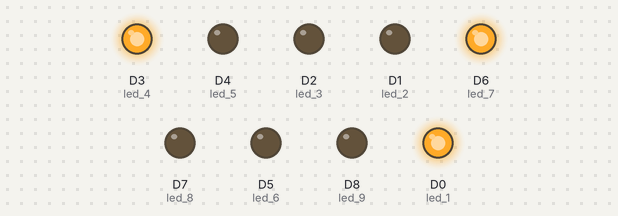
Recording of a sketch running on a simulated ESP8266 (NodeMCU). Shown: output pins drawn as LEDs (lit = HIGH).

Above: at 1.5 s.
At 4.0 s:
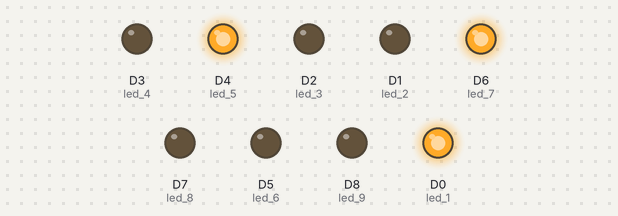
At 7.0 s:
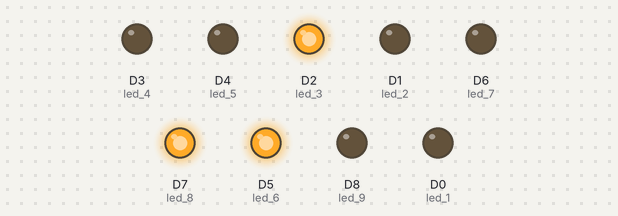
At 10.0 s:
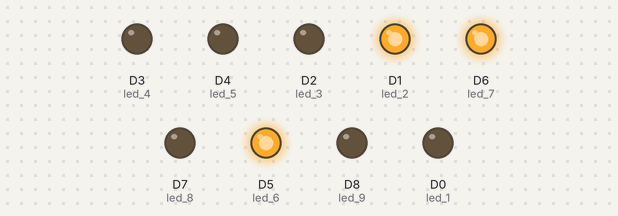
At 12.0 s:
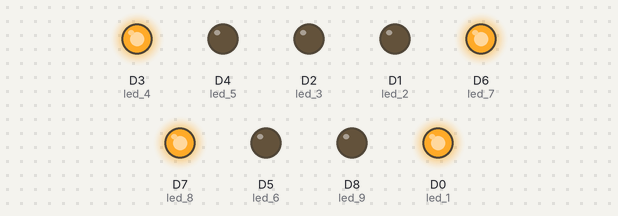
At 15.0 s:
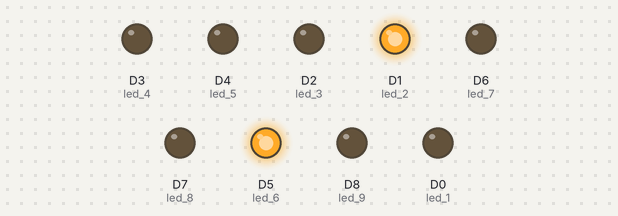
Timing chart, 0 to 19.6 s (numbered marks = the images above):
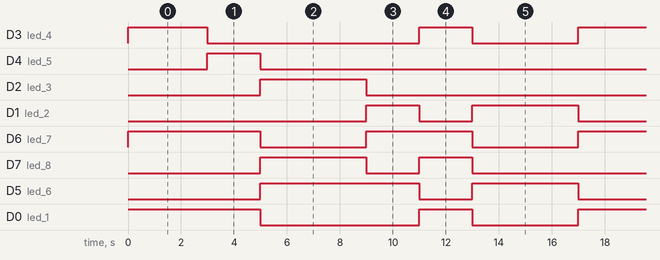

Measured:
- by itself, D3 (led_4): repeats every 17.0 s: LOW 8.0 s, HIGH 2.0 s, LOW 4.0 s, HIGH 3.0 s
- by itself, D4 (led_5): alternates HIGH for 2.0 s and LOW for 15.0 s
- by itself, D2 (led_3): alternates HIGH for 4.0 s and LOW for 13.0 s
- by itself, D1 (led_2): LOW → HIGH at 9.0 s, → LOW 2.0 s later, → HIGH 2.0 s later, → LOW 4.0 s later, … (8 changes in this stretch)
- by itself, D6 (led_7): repeats every 17.0 s: LOW 4.0 s, HIGH 4.0 s, LOW 4.0 s, HIGH 5.0 s
- by itself, D7 (led_8): LOW → HIGH at 5.0 s, → LOW 4.0 s later, → HIGH 2.0 s later, → LOW 2.0 s later, … (9 changes in this stretch)
- by itself, D5 (led_6): LOW → HIGH at 5.0 s, → LOW 6.0 s later, → HIGH 2.0 s later, → LOW 4.0 s later, … (9 changes in this stretch)
- by itself, D0 (led_1): repeats every 17.0 s: LOW 6.0 s, HIGH 2.0 s, LOW 4.0 s, HIGH 5.0 s

The sketch:

ANDRE_SINAL.ino
```cpp
#define led_1 D0 //verde direito
#define led_2 D1 //amarelo direito
#define led_3 D2 //vermelho direito
#define led_4 D3 //azul
#define led_5 D4 //azul
#define led_6 D5 //azul
#define led_7 D6 //azul
#define led_8 D7 //azul
#define led_9 D8
void setup()
{
  pinMode(led_1, OUTPUT);
  pinMode(led_2, OUTPUT);
  pinMode(led_3, OUTPUT);
  pinMode(led_4, OUTPUT);
  pinMode(led_5, OUTPUT);
  pinMode(led_6, OUTPUT);
  pinMode(led_7, OUTPUT);
  pinMode(led_8, OUTPUT);
  pinMode(led_9, OUTPUT);
}


void loop() {


  digitalWrite(led_1, HIGH);
  digitalWrite(led_2, LOW);
  digitalWrite(led_3, LOW);
  digitalWrite(led_4, HIGH);
  digitalWrite(led_5, LOW);
  digitalWrite(led_6, LOW);
  digitalWrite(led_7, HIGH);
  digitalWrite(led_8, LOW);
  digitalWrite(led_9, LOW);
  delay(3000);
  digitalWrite(led_1, HIGH);
  digitalWrite(led_2, LOW);
  digitalWrite(led_3, LOW);
  digitalWrite(led_4, LOW);
  digitalWrite(led_5, HIGH);
  digitalWrite(led_6, LOW);
  digitalWrite(led_7, HIGH);
  digitalWrite(led_8, LOW);
  digitalWrite(led_9, LOW);
  delay(2000);
  digitalWrite(led_1, LOW);
  digitalWrite(led_2, LOW);
  digitalWrite(led_3, HIGH);
  digitalWrite(led_4, LOW);
  digitalWrite(led_5, LOW);
  digitalWrite(led_6, HIGH);
  digitalWrite(led_7, LOW);
  digitalWrite(led_8, HIGH);
  digitalWrite(led_9, LOW);
  delay(2000);
  digitalWrite(led_1, LOW);
  digitalWrite(led_2, LOW);
  digitalWrite(led_3, HIGH);
  digitalWrite(led_4, LOW);
  digitalWrite(led_5, LOW);
  digitalWrite(led_6, HIGH);
  digitalWrite(led_7, LOW);
  digitalWrite(led_8, HIGH);
  digitalWrite(led_9, LOW);
  delay(2000);
  digitalWrite(led_1, LOW);
  digitalWrite(led_2, HIGH);
  digitalWrite(led_3, LOW);
  digitalWrite(led_4, LOW);
  digitalWrite(led_5, LOW);
  digitalWrite(led_6, HIGH);
  digitalWrite(led_7, HIGH);
  digitalWrite(led_8, LOW);
  digitalWrite(led_9, LOW);
  delay(2000);
  digitalWrite(led_1, HIGH);
  digitalWrite(led_2, LOW);
  digitalWrite(led_3, LOW);
  digitalWrite(led_4, HIGH);
  digitalWrite(led_5, LOW);
  digitalWrite(led_6, LOW);
  digitalWrite(led_7, HIGH);
  digitalWrite(led_8, HIGH);
  digitalWrite(led_9, LOW);
  delay(2000);
  digitalWrite(led_1, LOW);
  digitalWrite(led_2, HIGH);
  digitalWrite(led_3, LOW);
  digitalWrite(led_4, LOW);
  digitalWrite(led_5, LOW);
  digitalWrite(led_6, HIGH);
  digitalWrite(led_7, LOW);
  digitalWrite(led_8, LOW);
  digitalWrite(led_9, LOW);
  delay(2000);
  digitalWrite(led_1, LOW);
  digitalWrite(led_2, HIGH);
  digitalWrite(led_3, LOW);
  digitalWrite(led_4, LOW);
  digitalWrite(led_5, LOW);
  digitalWrite(led_6, HIGH);
  digitalWrite(led_7, LOW);
  digitalWrite(led_8, LOW);
  digitalWrite(led_9, LOW);
  delay(2000);

}
```
